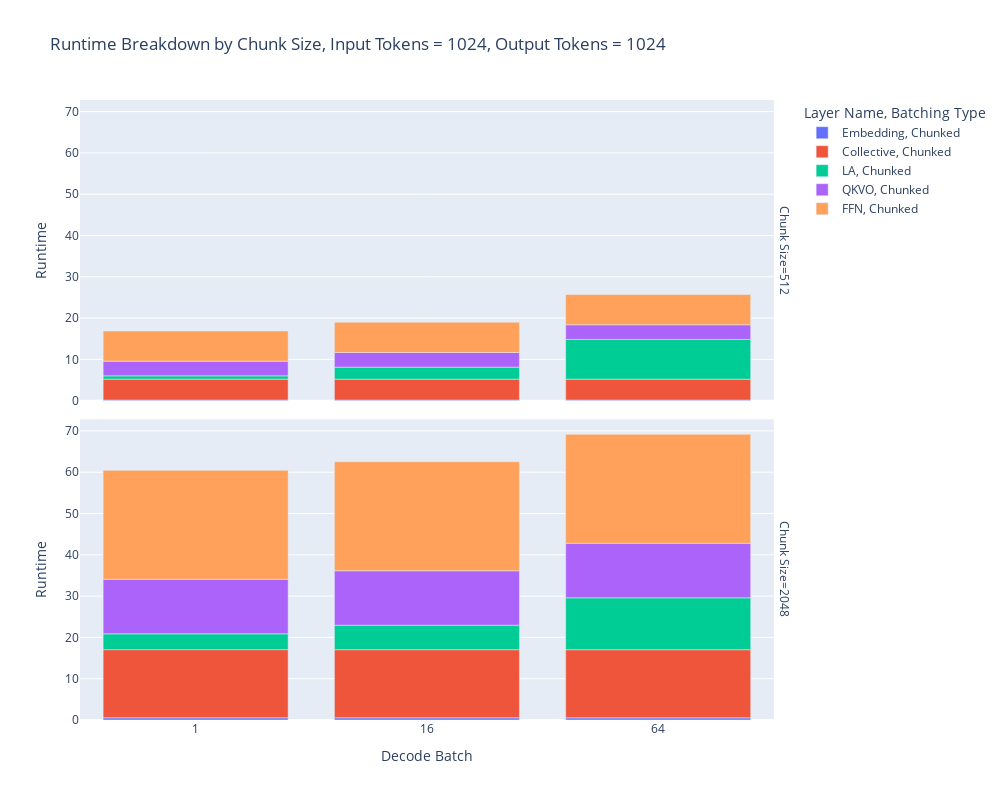

Here is the notebook cell this chart was saved with:
### Code cell
import plotly.express as px
runtime_plot_df['Decode Batch'] = runtime_plot_df['Decode Batch'].astype(str)



fig = px.bar(runtime_plot_df, x='Decode Batch', y='Runtime', color='Layer Name', facet_row='Chunk Size',
            pattern_shape="Batching Type", barmode='relative',
            title='Runtime Breakdown by Chunk Size, Input Tokens = {}, Output Tokens = {}'.format(input_tokens, output_tokens))

fig.update_layout(
    autosize=False,
    width=1000,
    height=800,
)
fig.show()

### Figure 1 — Plotly figure (JSON) as saved in the notebook; plotly's stock layout.template omitted (floating-point values rounded to 4 significant figures)
{"data": [{"alignmentgroup": "True", "hovertemplate": "Layer Name=Embedding<br>Batching Type=Chunked<br>Chunk Size=512<br>Decode Batch=%{x}<br>Runtime=%{y}<extra></extra>", "legendgroup": "Embedding, Chunked", "marker": {"color": "#636efa", "pattern": {"shape": ""}}, "name": "Embedding, Chunked", "offsetgroup": "Embedding, Chunked", "orientation": "v", "showlegend": true, "textposition": "auto", "type": "bar", "x": ["1", "16", "64"], "xaxis": "x2", "y": [0.1495, 0.1489, 0.1468], "yaxis": "y2"}, {"alignmentgroup": "True", "hovertemplate": "Layer Name=Embedding<br>Batching Type=Chunked<br>Chunk Size=2048<br>Decode Batch=%{x}<br>Runtime=%{y}<extra></extra>", "legendgroup": "Embedding, Chunked", "marker": {"color": "#636efa", "pattern": {"shape": ""}}, "name": "Embedding, Chunked", "offsetgroup": "Embedding, Chunked", "orientation": "v", "showlegend": false, "textposition": "auto", "type": "bar", "x": ["1", "16", "64"], "xaxis": "x", "y": [0.5312, 0.5296, 0.5245], "yaxis": "y"}, {"alignmentgroup": "True", "hovertemplate": "Layer Name=Collective<br>Batching Type=Chunked<br>Chunk Size=512<br>Decode Batch=%{x}<br>Runtime=%{y}<extra></extra>", "legendgroup": "Collective, Chunked", "marker": {"color": "#EF553B", "pattern": {"shape": ""}}, "name": "Collective, Chunked", "offsetgroup": "Collective, Chunked", "orientation": "v", "showlegend": true, "textposition": "auto", "type": "bar", "x": ["1", "16", "64"], "xaxis": "x2", "y": [5.07, 5.069, 5.067], "yaxis": "y2"}, {"alignmentgroup": "True", "hovertemplate": "Layer Name=Collective<br>Batching Type=Chunked<br>Chunk Size=2048<br>Decode Batch=%{x}<br>Runtime=%{y}<extra></extra>", "legendgroup": "Collective, Chunked", "marker": {"color": "#EF553B", "pattern": {"shape": ""}}, "name": "Collective, Chunked", "offsetgroup": "Collective, Chunked", "orientation": "v", "showlegend": false, "textposition": "auto", "type": "bar", "x": ["1", "16", "64"], "xaxis": "x", "y": [16.5, 16.5, 16.5], "yaxis": "y"}, {"alignmentgroup": "True", "hovertemplate": "Layer Name=LA<br>Batching Type=Chunked<br>Chunk Size=512<br>Decode Batch=%{x}<br>Runtime=%{y}<extra></extra>", "legendgroup": "LA, Chunked", "marker": {"color": "#00cc96", "pattern": {"shape": ""}}, "name": "LA, Chunked", "offsetgroup": "LA, Chunked", "orientation": "v", "showlegend": true, "textposition": "auto", "type": "bar", "x": ["1", "16", "64"], "xaxis": "x2", "y": [0.7962, 2.895, 9.613], "yaxis": "y2"}, {"alignmentgroup": "True", "hovertemplate": "Layer Name=LA<br>Batching Type=Chunked<br>Chunk Size=2048<br>Decode Batch=%{x}<br>Runtime=%{y}<extra></extra>", "legendgroup": "LA, Chunked", "marker": {"color": "#00cc96", "pattern": {"shape": ""}}, "name": "LA, Chunked", "offsetgroup": "LA, Chunked", "orientation": "v", "showlegend": false, "textposition": "auto", "type": "bar", "x": ["1", "16", "64"], "xaxis": "x", "y": [3.842, 5.919, 12.57], "yaxis": "y"}, {"alignmentgroup": "True", "hovertemplate": "Layer Name=QKVO<br>Batching Type=Chunked<br>Chunk Size=512<br>Decode Batch=%{x}<br>Runtime=%{y}<extra></extra>", "legendgroup": "QKVO, Chunked", "marker": {"color": "#ab63fa", "pattern": {"shape": ""}}, "name": "QKVO, Chunked", "offsetgroup": "QKVO, Chunked", "orientation": "v", "showlegend": true, "textposition": "auto", "type": "bar", "x": ["1", "16", "64"], "xaxis": "x2", "y": [3.562, 3.562, 3.562], "yaxis": "y2"}, {"alignmentgroup": "True", "hovertemplate": "Layer Name=QKVO<br>Batching Type=Chunked<br>Chunk Size=2048<br>Decode Batch=%{x}<br>Runtime=%{y}<extra></extra>", "legendgroup": "QKVO, Chunked", "marker": {"color": "#ab63fa", "pattern": {"shape": ""}}, "name": "QKVO, Chunked", "offsetgroup": "QKVO, Chunked", "orientation": "v", "showlegend": false, "textposition": "auto", "type": "bar", "x": ["1", "16", "64"], "xaxis": "x", "y": [13.19, 13.19, 13.19], "yaxis": "y"}, {"alignmentgroup": "True", "hovertemplate": "Layer Name=FFN<br>Batching Type=Chunked<br>Chunk Size=512<br>Decode Batch=%{x}<br>Runtime=%{y}<extra></extra>", "legendgroup": "FFN, Chunked", "marker": {"color": "#FFA15A", "pattern": {"shape": ""}}, "name": "FFN, Chunked", "offsetgroup": "FFN, Chunked", "orientation": "v", "showlegend": true, "textposition": "auto", "type": "bar", "x": ["1", "16", "64"], "xaxis": "x2", "y": [7.312, 7.312, 7.312], "yaxis": "y2"}, {"alignmentgroup": "True", "hovertemplate": "Layer Name=FFN<br>Batching Type=Chunked<br>Chunk Size=2048<br>Decode Batch=%{x}<br>Runtime=%{y}<extra></extra>", "legendgroup": "FFN, Chunked", "marker": {"color": "#FFA15A", "pattern": {"shape": ""}}, "name": "FFN, Chunked", "offsetgroup": "FFN, Chunked", "orientation": "v", "showlegend": false, "textposition": "auto", "type": "bar", "x": ["1", "16", "64"], "xaxis": "x", "y": [26.39, 26.39, 26.39], "yaxis": "y"}], "layout": {"annotations": [{"font": {}, "showarrow": false, "text": "Chunk Size=2048", "textangle": 90, "x": 0.98, "xanchor": "left", "xref": "paper", "y": 0.2425, "yanchor": "middle", "yref": "paper"}, {"font": {}, "showarrow": false, "text": "Chunk Size=512", "textangle": 90, "x": 0.98, "xanchor": "left", "xref": "paper", "y": 0.7575, "yanchor": "middle", "yref": "paper"}], "autosize": false, "barmode": "relative", "height": 800, "legend": {"title": {"text": "Layer Name, Batching Type"}, "tracegroupgap": 0}, "title": {"text": "Runtime Breakdown by Chunk Size, Input Tokens = 1024, Output Tokens = 1024"}, "width": 1000, "xaxis": {"anchor": "y", "domain": [0, 0.98], "title": {"text": "Decode Batch"}}, "xaxis2": {"anchor": "y2", "domain": [0, 0.98], "matches": "x", "showticklabels": false}, "yaxis": {"anchor": "x", "domain": [0, 0.485], "title": {"text": "Runtime"}}, "yaxis2": {"anchor": "x2", "domain": [0.515, 1], "matches": "y", "title": {"text": "Runtime"}}}}
